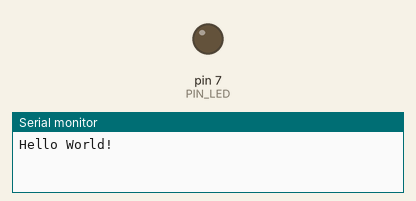
Recording of a sketch running on a simulated Arduino Uno, built with avr-gcc and run on an emulated ATmega328P. Shown: output pins drawn as LEDs (lit = HIGH), the last lines printed to the serial monitor. Dashed ring = blinking. At 2.0 s the program stops and its outputs stay as they are.

Above: at 0.5 s.
At 1.85 s:
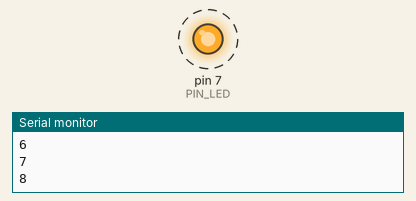
Timing chart, 0 to 3.0 s (numbered marks = the images above):
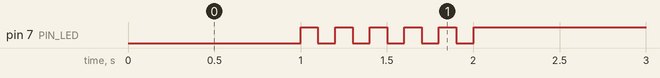

Measured:
- by itself, pin 7 (PIN_LED): alternates HIGH for 0.10 s and LOW for 0.10 s, 11 changes in all, then stays HIGH

The sketch:

05_practice_2.ino
```cpp
#define PIN_LED 7
unsigned int count, toggle;

void setup() {
  pinMode(PIN_LED, OUTPUT);
  Serial.begin(115200); // Initialize serial port
  while (!Serial) {
    ; // wait for serial port to connect.
  }
  Serial.println("Hello World!");
  count = 0;
  toggle = 0;
  digitalWrite(PIN_LED, toggle); // turn off LED.
}

void loop() {
  digitalWrite(PIN_LED, 0);
  delay(1000);
  digitalWrite(PIN_LED, 1);
  for (count; count < 10; count ++) {
    Serial.println(count);
    toggle = toggle_state(toggle); // toggle LED value.
    digitalWrite(PIN_LED, toggle); // update LED status.
    delay(100); // wait for 100 milliseconds
  }
  toggle = 1;
  digitalWrite(PIN_LED, toggle);
  while (1) {
  }
}

int toggle_state(int toggle) {
  if (toggle == 0) {
    toggle += 1;
  }
  else {
    toggle -= 1;
  }
  return toggle;
}
```
